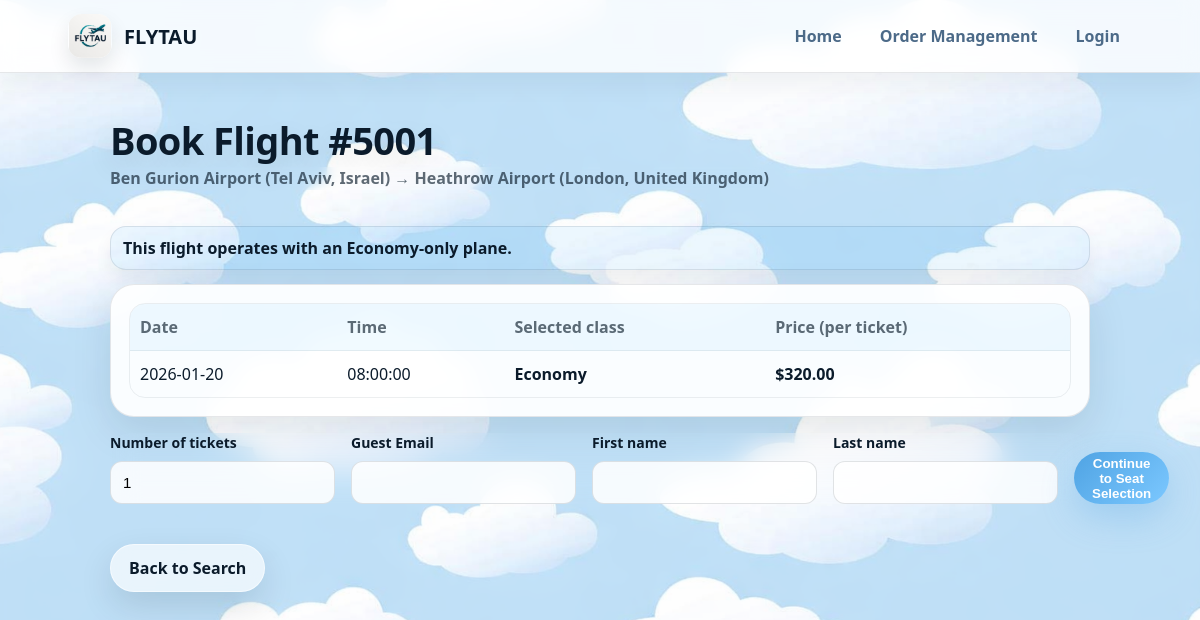
Page /book/5001 on the committed database.
### tables this page shows
CREATE TABLE Flight (
    Flight_ID INTEGER PRIMARY KEY,
    Plane_ID INTEGER NOT NULL,
    Origin_Airport INTEGER NOT NULL,
    Destination_Airport INTEGER NOT NULL,
    Departure_Time TEXT NOT NULL,
    Departure_Date TEXT NOT NULL,
    Economy_Price REAL NOT NULL,
    Business_Price REAL NOT NULL,
    Flight_Status TEXT NOT NULL DEFAULT 'active'
        CHECK (Flight_Status IN ('active','cancelled','done','full')),
    FOREIGN KEY (Plane_ID) REFERENCES Planes(Plane_ID),
    FOREIGN KEY (Origin_Airport) REFERENCES Airports(Airport_ID),
    FOREIGN KEY (Destination_Airport) REFERENCES Airports(Airport_ID)
);

CREATE TABLE Airports (
    Airport_ID INTEGER PRIMARY KEY,
    Airport_Name TEXT NOT NULL,
    City TEXT,
    Country TEXT
);

### main.py (the view, shortened to what this page needs)
@app.route("/book/<int:flight_id>", methods=["GET", "POST"])
def book_flight(flight_id):
    try:
        with db_cursor() as (_, cursor):
            cursor.execute("""
                SELECT
                    f.Flight_ID, f.Departure_Date, f.Departure_Time,
                    f.Economy_Price, f.Business_Price,
                    f.Plane_ID, f.Flight_Status,
                    ao.Airport_Name AS origin_airport_name, ao.City AS origin_city, ao.Country AS origin_country,
                    ad.Airport_Name AS dest_airport_name, ad.City AS dest_city, ad.Country AS dest_country,
                    CASE WHEN EXISTS (
                        SELECT 1
                        FROM Seats s
                        WHERE s.Plane_ID = f.Plane_ID
                          AND LOWER(s.Class) = 'business'
                        LIMIT 1
                    ) THEN 1 ELSE 0 END AS has_business
                FROM Flight f
                JOIN Airports ao ON ao.Airport_ID = f.Origin_Airport
                JOIN Airports ad ON ad.Airport_ID = f.Destination_Airport
                WHERE f.Flight_ID = ?
            """, (flight_id,))
            flight = cursor.fetchone()
        if not flight:
            flash("Flight not found.", "error")
            return redirect(url_for("home_page"))
        status = (flight.get("Flight_Status") or "").strip().lower()
        if status != "active":
            flash(f"Cannot book this flight (status: {status}).", "error")
            return redirect(url_for("available_flights"))
        has_business = bool(flight.get("has_business"))
        selected_class = (request.args.get("class") or request.form.get("class") or "Economy").strip()
        if selected_class not in ("Economy", "Business"):
            selected_class = "Economy"
        if selected_class == "Business" and not has_business:
            flash("Business class is not available for this flight. Switched to Economy.", "error")
            selected_class = "Economy"
        unit_price = float(flight["Economy_Price"])
        if selected_class == "Business":
            unit_price = float(flight["Business_Price"])
        if request.method == "GET":
            return render_template(
                "book_flight.html",
                flight=flight,
                user_is_registered=is_registered_user(),
                selected_class=selected_class,
                unit_price=unit_price,
                has_business=has_business)
    except Exception as e:
        flash(f"Database error while loading booking page: {e}", "error")
        return redirect(url_for("available_flights"))

### main.py (called while the page is built)
def get_db_connection():
    conn = sqlite3.connect(DB_PATH)
    conn.row_factory = sqlite3.Row
    conn.execute("PRAGMA foreign_keys = ON;")
    return conn

@contextmanager
def db_cursor(dictionary=True):
    conn = None
    cursor = None
    try:
        conn = get_db_connection()
        raw_cursor = conn.cursor()
        cursor = DictCursor(raw_cursor) if dictionary else raw_cursor
        yield conn, cursor
    finally:
        try:
            if cursor:
                cursor.close()
            if conn:
                conn.close()
        except Exception:
            pass

def is_registered_user():
    return session.get("user_type") == "registered_client" and session.get("Email_Address")

@app.before_request
def refresh_session_timeout():
    if session.get("user_type") in ("registered_client", "admin"):
        session.permanent = True

    def execute(self, sql, params=()):
        return self._cur.execute(sql, params)

    def fetchone(self):
        row = self._cur.fetchone()
        return dict(row) if row is not None else None

    def close(self):
        return self._cur.close()

### templates/book_flight.html (shortened to what this page needs)
<!DOCTYPE html>
<html lang="en">
<head>
  <link rel="stylesheet" href="{{ url_for('static', filename='styles.css') }}">
</head>
<body>
  {% include "topbar.html" %}
  <main class="hero">
    <section class="hero-card hero-card--wide">
      <h1>Book Flight #{{ flight.Flight_ID }}</h1>
      <p class="subtitle">
        {{ flight.origin_airport_name }} ({{ flight.origin_city }}, {{ flight.origin_country }})
        → {{ flight.dest_airport_name }} ({{ flight.dest_city }}, {{ flight.dest_country }})
      </p>
      {% if has_business is defined and not has_business %}
        <div class="alert info" style="margin-top:10px;">
          This flight operates with an Economy-only plane.
        </div>
      {% endif %}
      <div class="table-card">
        <div class="table-wrap">
          <table class="flights-table">
            <thead>
              <tr>
                <th>Date</th>
                <th>Time</th>
                <th>Selected class</th>
                <th>Price (per ticket)</th>
              </tr>
            </thead>
            <tbody>
              <tr>
                <td>{{ flight.Departure_Date }}</td>
                <td>{{ flight.Departure_Time }}</td>
                <td><b>{{ selected_class }}</b></td>
                <td><b>${{ "%.2f"|format(unit_price) }}</b></td>
              </tr>
            </tbody>
          </table>
        </div>
      </div>
      <div class="search-card" style="margin-top:16px;">
        <form method="POST"
              action="{{ url_for('book_flight', flight_id=flight.Flight_ID) }}"
              class="search-form">
          <div class="search-grid">
            <div class="field">
              <label for="quantity">Number of tickets</label>
              <input id="quantity" name="quantity" type="number" min="1" value="1" required>
            </div>
            {% if not user_is_registered %}
              <div class="field">
                <label for="guest_email">Guest Email</label>
                <input id="guest_email" name="guest_email" type="email" required>
              </div>
              <div class="field">
                <label for="guest_first_name">First name</label>
                <input id="guest_first_name" name="guest_first_name" type="text" required>
              </div>
              <div class="field">
                <label for="guest_last_name">Last name</label>
                <input id="guest_last_name" name="guest_last_name" type="text" required>
              </div>
            {% endif %}
            <div class="field field--button">
              <button type="submit" class="btn btn-primary search-btn">
                Continue to Seat Selection
              </button>
            </div>
          </div>
        </form>
      </div>
      <div class="cta-row cta-row--below">
        <a class="btn btn-secondary" href="{{ url_for('home_page') }}">Back to Search</a>
      </div>
    </section>
  </main>
</body>
</html>

### rows in the picture
Flight: Flight_ID "5001", Departure_Date "2026-01-20", Departure_Time "08:00:00", Economy_Price "320.00"
Airports: origin_airport_name "Ben Gurion Airport", origin_city "Tel Aviv", origin_country "Israel"
Airports: dest_airport_name "Heathrow Airport", dest_city "London", dest_country "United Kingdom"

### other values in the picture
{{ selected_class }} "Economy"
